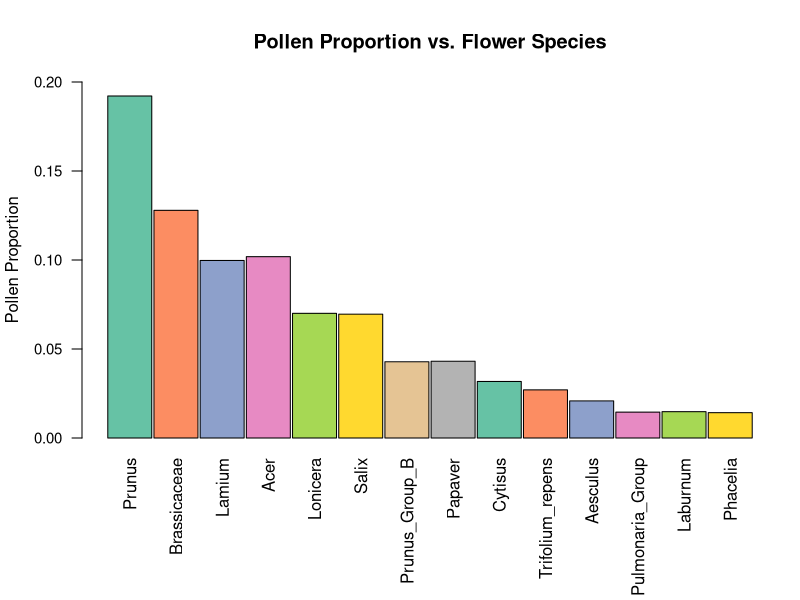

Source code (R):
## ---- chunk 1
knitr::opts_chunk$set(echo = TRUE)
## ---- chunk 2
bee_data <- read.csv("bee_data.csv", sep = ',', header = TRUE, stringsAsFactors = TRUE)
bee_data
head(bee_data)
df_bee_data <- data.frame(bee_data)
## ---- chunk 3
Prunus <- (bee_data$P_Prunus.group)
Prunus
Brassicaceae <- (bee_data$P_Brassicaceae)
Brassicaceae
Lamium <- (bee_data$P_Lamium)
Lamium
Acer <- (bee_data$P_Acer)
Acer
Lonicera <- (bee_data$P_Lonicera)
Lonicera
Salix <- (bee_data$P_Salix)
Salix
Prunus_Group_B <- sample(bee_data$P_Prunus.groupB)
Prunus_Group_B
Papaver <- (bee_data$P_Papaver)
Papaver
Cytisus <- (bee_data$P_Cytisus)
Cytisus
Trifolium_repens <- (bee_data$P_Trifolium.repens.group)
Trifolium_repens
Aesculus <- (bee_data$P_Aesculus)
Aesculus
Pulmonaria_Group <- (bee_data$P_Pulmonaria.group)
Pulmonaria_Group
Laburnum <- (bee_data$P_Laburnum)
Laburnum
Phacelia <- (bee_data$P_Phacelia)
Phacelia
## ---- chunk 4
mean(Prunus)
mean(Brassicaceae)
mean(Lamium)
mean(Acer)
mean(Lonicera)
mean(Salix)
mean(Prunus_Group_B)
mean(Papaver)
mean(Cytisus)
mean(Trifolium_repens)
mean(Aesculus)
mean(Pulmonaria_Group)
mean(Laburnum)
mean(Phacelia)
## ---- chunk 5
total_species_count <- (mean(Phacelia) + mean(Laburnum) + mean(Pulmonaria_Group) + mean(Aesculus) + mean(Cytisus) + mean(Papaver) + mean(Prunus_Group_B) + mean(Salix) + mean(Lonicera) + mean(Acer) + mean(Lamium) + mean(Brassicaceae) + mean(Prunus))
total_species_count
percentage_Phacelia<- (mean(Phacelia) / total_species_count)
percentage_Phacelia
percentage_Laburnum <- (mean(Laburnum) / total_species_count)
percentage_Laburnum
percentage_Pulmonaria_Group <- (mean(Pulmonaria_Group) / total_species_count)
percentage_Pulmonaria_Group
percentage_Aesculus <- (mean(Aesculus) / total_species_count)
percentage_Aesculus
percentage_Trifolium_repens <- (mean(Trifolium_repens) / total_species_count)
percentage_Trifolium_repens
percentage_Cytisus <- (mean(Cytisus) / total_species_count)
percentage_Cytisus
percentage_Papaver <- (mean(Papaver) / total_species_count)
percentage_Papaver
percentage_Prunus_Group_B <- (mean(Prunus_Group_B) / total_species_count)
percentage_Prunus_Group_B
percentage_Salix <- (mean(Salix) / total_species_count)
percentage_Salix
percentage_Lonicera <- (mean(Lonicera) / total_species_count)
percentage_Lonicera
percentage_Acer <- (mean(Acer) / total_species_count)
percentage_Acer
percentage_Lamium <- (mean(Lamium) / total_species_count)
percentage_Lamium
percentage_Brassicaceae <- (mean(Brassicaceae) / total_species_count)
percentage_Brassicaceae
percentage_Prunus <- (mean(Prunus) / total_species_count)
percentage_Prunus
## ---- chunk 6
#setting a common numerical value to pull from in the y axis
means <- c(mean(Prunus), mean(Brassicaceae), mean(Lamium), mean(Acer), mean(Lonicera), mean(Salix), mean(Prunus_Group_B), mean(Papaver), mean(Cytisus), mean(Trifolium_repens), mean(Aesculus), mean(Pulmonaria_Group), mean(Laburnum), mean(Phacelia))
#Now using a character vector to pull names of each group on the x-axis
Flower_species <- c("Prunus", "Brassicaceae", "Lamium", "Acer", "Lonicera", "Salix", "Prunus_Group_B", "Papaver", "Cytisus", "Trifolium_repens", "Aesculus", "Pulmonaria_Group", "Laburnum", "Phacelia")
library(RColorBrewer)
coul <- brewer.pal(14, "Set2")
#This sets rainbow colors for my graph
par(mar=c(8,4,4,1)+.1)
barplot(means, ylim = c(0.00, 0.20), names.arg = Flower_species, las = 2, space = 0.05, xlab = " ", ylab = "Pollen Proportion", main = "Pollen Proportion vs. Flower Species", col=coul, cex.axis=0.9)
